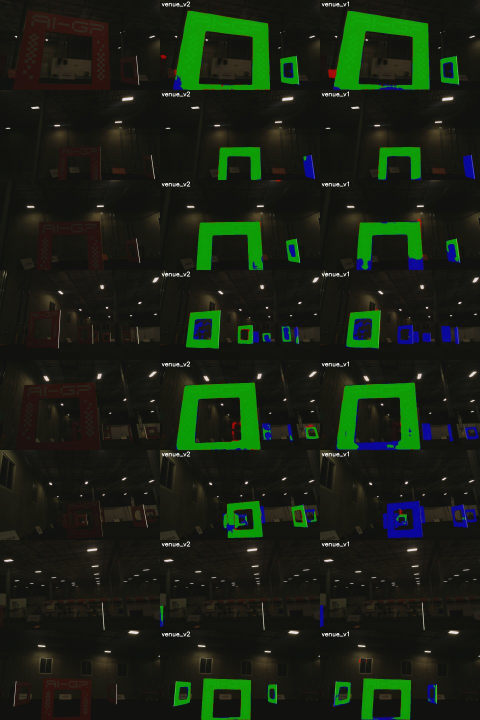
#> input picture gatenet/gatenet_venue_v2_heldout_flight.jpg, 960 x 1440 px (shown at 1/2 size); its folder holds only this picture in this run
$ python -i synth.py   (imports and definitions only)
#> lines starting #> are read from the running program, lines starting #| are printed output that depends on the picture; after the words box and inside, x2 and y2 are one past the last pixel; in counts of white or black regions, pixels touching at a corner belong together
"""Synthetic gate-image generator (MonoRace recipe).

Each sample composites one (or more) gate face onto a background:
  * random scale, in-plane rotation, and perspective warp of the gate,
  * the gate is alpha-composited onto a random background crop,
  * independent HSV jitter on gate and background,
  * additive Gaussian noise on the final image.
The binary mask is the warped gate alpha (the gate *frame* pixels).

INPUTS
------
gates_dir:       PNG gate-face templates. RGBA preferred (alpha = gate frame).
                 If a gate has no alpha channel, near-black or near-white pixels
                 are treated as background depending on ``alpha_from``.
backgrounds_dir: arbitrary background images (warehouses, halls, etc.).

This can be used as an on-the-fly ``torch`` Dataset (``SyntheticGateDataset``)
or dumped to disk with ``scripts/make_synthetic.py``.
"""

from __future__ import annotations

from pathlib import Path

import cv2
import numpy as np
import torch
from torch.utils.data import Dataset

IMG_EXTS = (".png", ".jpg", ".jpeg", ".bmp")


def _list(d: Path):
    return sorted(p for p in Path(d).iterdir() if p.suffix.lower() in IMG_EXTS)


def _load_rgba(path: Path, alpha_from: str = "alpha"):
    """Return (rgb uint8 HxWx3, alpha float HxW in [0,1])."""
#> called with alpha_from = 'alpha'
    raw = cv2.imread(str(path), cv2.IMREAD_UNCHANGED)
#> raw is the input picture: shape (1440, 960, 3); mean B, G, R 19.8, 33.7, 24.5
    if raw is None:
        raise RuntimeError(f"cannot read {path}")
    if raw.ndim == 2:
        raw = cv2.cvtColor(raw, cv2.COLOR_GRAY2BGR)
    if raw.shape[2] == 4:
        rgb = cv2.cvtColor(raw[..., :3], cv2.COLOR_BGR2RGB)
        alpha = raw[..., 3].astype(np.float32) / 255.0
    else:
        rgb = cv2.cvtColor(raw, cv2.COLOR_BGR2RGB)
        gray = cv2.cvtColor(raw, cv2.COLOR_BGR2GRAY)
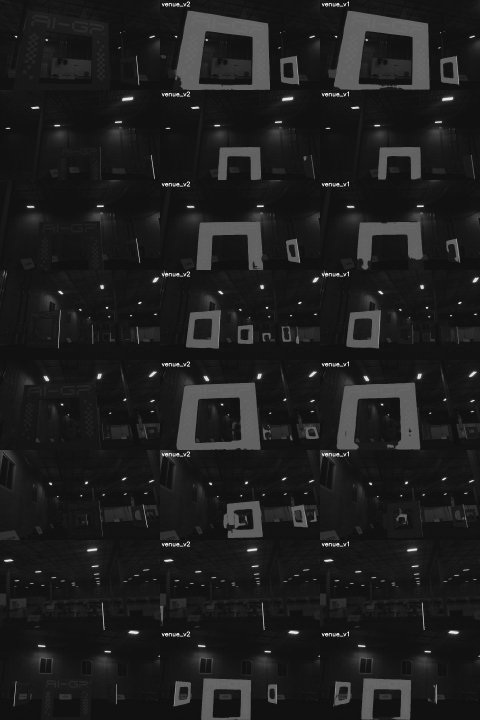
#> gray: shape (1440, 960) (shown at 1/2 size); min 0, max 255, mean 29.4
        if alpha_from == "white":
            alpha = (gray < 230).astype(np.float32)
        else:  # "black" / default: treat near-black as background
            alpha = (gray > 25).astype(np.float32)
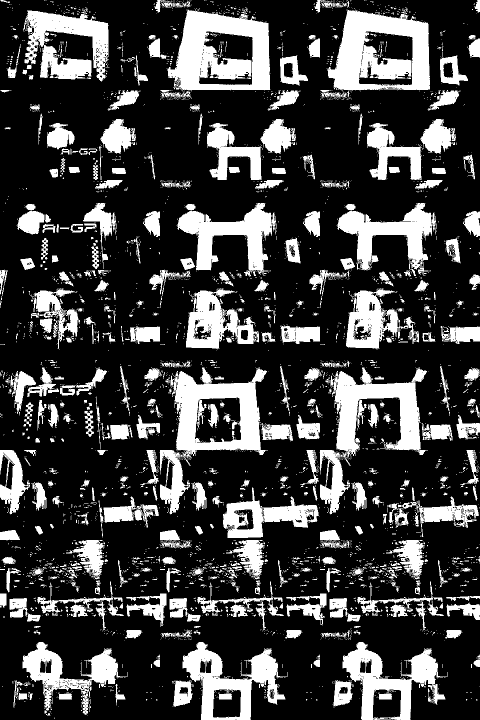
#> alpha: shape (1440, 960) float32 (shown at 1/2 size); values 0 (black) and 1 (white), 25% white; 4153 white regions (3595 under 20 px), largest, box (x1, y1, x2, y2) and area: (335, 19, 541, 181) 20794, (655, 19, 860, 182) 20668, (319, 735, 536, 1029) 20657
    return rgb, alpha


# [61 lines left out: functions _hsv_jitter, _perspective_pts, compose_sample, not called in this run]


class SyntheticGateDataset(Dataset):
    """On-the-fly synthetic gate dataset."""

    # [15 lines left out: function __init__, not called in this run]

    def __len__(self):
        return self.length

    # [18 lines left out: functions _gate, __getitem__, not called in this run]

>>> result = _load_rgba('../../../gatenet/gatenet_venue_v2_heldout_flight.jpg')
